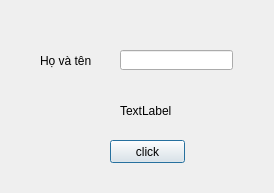
<?xml version="1.0" encoding="UTF-8"?>
<ui version="4.0">
 <class>Dialog</class>
 <widget class="QDialog" name="Dialog">
  <property name="geometry">
   <rect>
    <x>0</x>
    <y>0</y>
    <width>274</width>
    <height>193</height>
   </rect>
  </property>
  <property name="windowTitle">
   <string>Dialog</string>
  </property>
  <widget class="QLabel" name="0">
   <property name="geometry">
    <rect>
     <x>40</x>
     <y>50</y>
     <width>71</width>
     <height>21</height>
    </rect>
   </property>
   <property name="text">
    <string>Họ và tên</string>
   </property>
  </widget>
  <widget class="QLineEdit" name="lineEdit">
   <property name="geometry">
    <rect>
     <x>120</x>
     <y>50</y>
     <width>113</width>
     <height>20</height>
    </rect>
   </property>
  </widget>
  <widget class="QPushButton" name="pushButton">
   <property name="geometry">
    <rect>
     <x>110</x>
     <y>140</y>
     <width>75</width>
     <height>23</height>
    </rect>
   </property>
   <property name="text">
    <string>click</string>
   </property>
  </widget>
  <widget class="QLabel" name="label">
   <property name="geometry">
    <rect>
     <x>120</x>
     <y>90</y>
     <width>121</width>
     <height>41</height>
    </rect>
   </property>
   <property name="text">
    <string>TextLabel</string>
   </property>
  </widget>
 </widget>
 <resources/>
 <connections/>
</ui>
